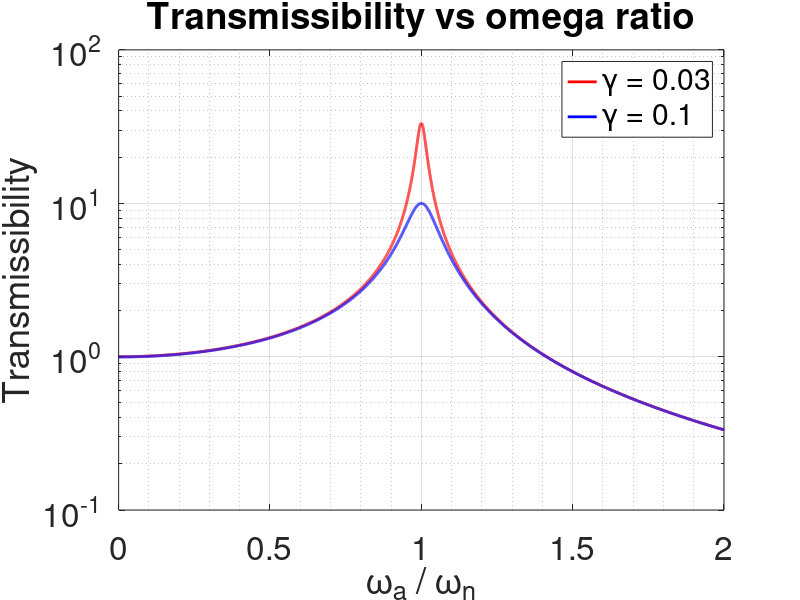

MATLAB code for this plot:
clear
clc
close all
format compact
format longg

h = 10^-8;
err = 1;
xi = 1/12;
iter = 1;

gamma1 = 0.03;
gamma2 = 0.1;
acc_w = 5;

omega_ratio = 0.0001:0.0001:2; 
omega_ratio = omega_ratio(:);

Trans1 = 1./abs(1 + gamma1*1i - (omega_ratio).^2);
Trans2 = 1./abs(1 + gamma2*1i - (omega_ratio).^2);

figure(1)
set(gcf,'Windowstate','maximized')
semilogy(omega_ratio,Trans1,'red','LineWidth',2)
hold on
semilogy(omega_ratio,Trans2,'blue','LineWidth',2)
title('Transmissibility vs omega ratio')
xlabel('\omega_a / \omega_n')
legend('\gamma = 0.03', '\gamma = 0.1')
ylabel('Transmissibility')
set(gca,'Fontsize',24)
grid on
grid minor
print(gcf, "Trans.png", '-dpng', '-r0')
